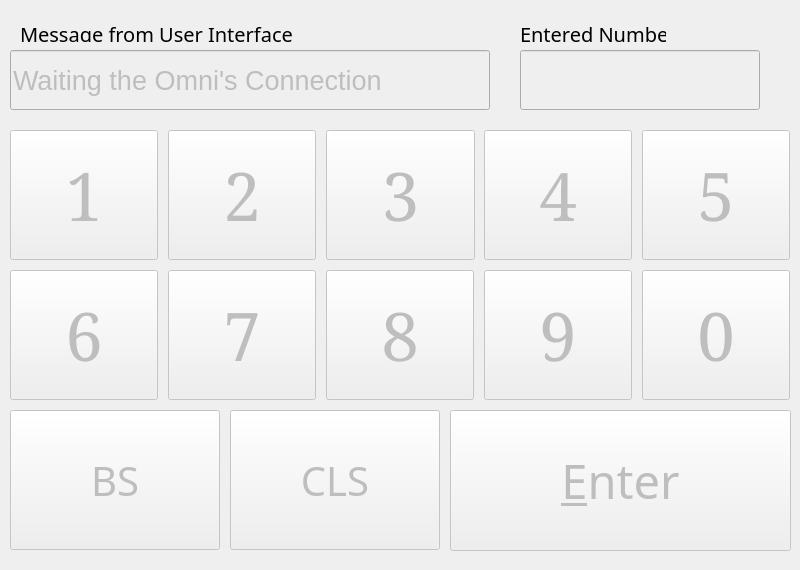
<ui version="4.0" >
 <author></author>
 <comment></comment>
 <exportmacro></exportmacro>
 <class>KeyPad</class>
 <widget class="QDialog" name="KeyPad" >
  <property name="geometry" >
   <rect>
    <x>0</x>
    <y>0</y>
    <width>800</width>
    <height>570</height>
   </rect>
  </property>
  <property name="windowTitle" >
   <string>Enter your pin!</string>
  </property>
  <widget class="QLabel" name="label_2" >
   <property name="geometry" >
    <rect>
     <x>520</x>
     <y>20</y>
     <width>146</width>
     <height>22</height>
    </rect>
   </property>
   <property name="font" >
    <font>
     <family>Sans Serif</family>
     <pointsize>15</pointsize>
     <weight>50</weight>
     <italic>false</italic>
     <bold>false</bold>
     <underline>false</underline>
     <strikeout>false</strikeout>
    </font>
   </property>
   <property name="text" >
    <string>&lt;html>&lt;head>&lt;meta name="qrichtext" content="1" />&lt;/head>&lt;body style=" white-space: pre-wrap; font-family:Sans Serif; font-weight:400; font-style:normal; text-decoration:none;">&lt;p style=" margin-top:0px; margin-bottom:0px; margin-left:0px; margin-right:0px; -qt-block-indent:0; text-indent:0px;">Entered Number&lt;/p>&lt;/body>&lt;/html></string>
   </property>
  </widget>
  <widget class="QLabel" name="label" >
   <property name="geometry" >
    <rect>
     <x>20</x>
     <y>20</y>
     <width>280</width>
     <height>22</height>
    </rect>
   </property>
   <property name="font" >
    <font>
     <family>Sans Serif</family>
     <pointsize>15</pointsize>
     <weight>50</weight>
     <italic>false</italic>
     <bold>false</bold>
     <underline>false</underline>
     <strikeout>false</strikeout>
    </font>
   </property>
   <property name="text" >
    <string>&lt;html>&lt;head>&lt;meta name="qrichtext" content="1" />&lt;/head>&lt;body style=" white-space: pre-wrap; font-family:Sans Serif; font-weight:400; font-style:normal; text-decoration:none;">&lt;p style=" margin-top:0px; margin-bottom:0px; margin-left:0px; margin-right:0px; -qt-block-indent:0; text-indent:0px;">Message from User Interface&lt;/p>&lt;/body>&lt;/html></string>
   </property>
  </widget>
  <widget class="QPushButton" name="pushButton_KP1" >
   <property name="enabled" >
    <bool>false</bool>
   </property>
   <property name="geometry" >
    <rect>
     <x>10</x>
     <y>130</y>
     <width>148</width>
     <height>130</height>
    </rect>
   </property>
   <property name="font" >
    <font>
     <family>Serif</family>
     <pointsize>50</pointsize>
     <weight>50</weight>
     <italic>false</italic>
     <bold>false</bold>
     <underline>false</underline>
     <strikeout>false</strikeout>
    </font>
   </property>
   <property name="text" >
    <string>1</string>
   </property>
  </widget>
  <widget class="QPushButton" name="pushButton_KP2" >
   <property name="enabled" >
    <bool>false</bool>
   </property>
   <property name="geometry" >
    <rect>
     <x>168</x>
     <y>130</y>
     <width>148</width>
     <height>130</height>
    </rect>
   </property>
   <property name="font" >
    <font>
     <family>Serif</family>
     <pointsize>50</pointsize>
     <weight>50</weight>
     <italic>false</italic>
     <bold>false</bold>
     <underline>false</underline>
     <strikeout>false</strikeout>
    </font>
   </property>
   <property name="text" >
    <string>2</string>
   </property>
  </widget>
  <widget class="QPushButton" name="pushButton_KP3" >
   <property name="enabled" >
    <bool>false</bool>
   </property>
   <property name="geometry" >
    <rect>
     <x>326</x>
     <y>130</y>
     <width>149</width>
     <height>130</height>
    </rect>
   </property>
   <property name="font" >
    <font>
     <family>Serif</family>
     <pointsize>50</pointsize>
     <weight>50</weight>
     <italic>false</italic>
     <bold>false</bold>
     <underline>false</underline>
     <strikeout>false</strikeout>
    </font>
   </property>
   <property name="text" >
    <string>3</string>
   </property>
  </widget>
  <widget class="QPushButton" name="pushButton_KP4" >
   <property name="enabled" >
    <bool>false</bool>
   </property>
   <property name="geometry" >
    <rect>
     <x>484</x>
     <y>130</y>
     <width>148</width>
     <height>130</height>
    </rect>
   </property>
   <property name="font" >
    <font>
     <family>Serif</family>
     <pointsize>50</pointsize>
     <weight>50</weight>
     <italic>false</italic>
     <bold>false</bold>
     <underline>false</underline>
     <strikeout>false</strikeout>
    </font>
   </property>
   <property name="text" >
    <string>4</string>
   </property>
  </widget>
  <widget class="QPushButton" name="pushButton_KP5" >
   <property name="enabled" >
    <bool>false</bool>
   </property>
   <property name="geometry" >
    <rect>
     <x>642</x>
     <y>130</y>
     <width>148</width>
     <height>130</height>
    </rect>
   </property>
   <property name="font" >
    <font>
     <family>Serif</family>
     <pointsize>50</pointsize>
     <weight>50</weight>
     <italic>false</italic>
     <bold>false</bold>
     <underline>false</underline>
     <strikeout>false</strikeout>
    </font>
   </property>
   <property name="text" >
    <string>5</string>
   </property>
  </widget>
  <widget class="QPushButton" name="pushButton_KP6" >
   <property name="enabled" >
    <bool>false</bool>
   </property>
   <property name="geometry" >
    <rect>
     <x>10</x>
     <y>270</y>
     <width>148</width>
     <height>130</height>
    </rect>
   </property>
   <property name="font" >
    <font>
     <family>Serif</family>
     <pointsize>50</pointsize>
     <weight>50</weight>
     <italic>false</italic>
     <bold>false</bold>
     <underline>false</underline>
     <strikeout>false</strikeout>
    </font>
   </property>
   <property name="text" >
    <string>6</string>
   </property>
  </widget>
  <widget class="QPushButton" name="pushButton_KP7" >
   <property name="enabled" >
    <bool>false</bool>
   </property>
   <property name="geometry" >
    <rect>
     <x>168</x>
     <y>270</y>
     <width>148</width>
     <height>130</height>
    </rect>
   </property>
   <property name="font" >
    <font>
     <family>Serif</family>
     <pointsize>50</pointsize>
     <weight>50</weight>
     <italic>false</italic>
     <bold>false</bold>
     <underline>false</underline>
     <strikeout>false</strikeout>
    </font>
   </property>
   <property name="text" >
    <string>7</string>
   </property>
  </widget>
  <widget class="QPushButton" name="pushButton_KP8" >
   <property name="enabled" >
    <bool>false</bool>
   </property>
   <property name="geometry" >
    <rect>
     <x>326</x>
     <y>270</y>
     <width>148</width>
     <height>130</height>
    </rect>
   </property>
   <property name="font" >
    <font>
     <family>Serif</family>
     <pointsize>50</pointsize>
     <weight>50</weight>
     <italic>false</italic>
     <bold>false</bold>
     <underline>false</underline>
     <strikeout>false</strikeout>
    </font>
   </property>
   <property name="text" >
    <string>8</string>
   </property>
  </widget>
  <widget class="QPushButton" name="pushButton_KP9" >
   <property name="enabled" >
    <bool>false</bool>
   </property>
   <property name="geometry" >
    <rect>
     <x>484</x>
     <y>270</y>
     <width>148</width>
     <height>130</height>
    </rect>
   </property>
   <property name="font" >
    <font>
     <family>Serif</family>
     <pointsize>50</pointsize>
     <weight>50</weight>
     <italic>false</italic>
     <bold>false</bold>
     <underline>false</underline>
     <strikeout>false</strikeout>
    </font>
   </property>
   <property name="text" >
    <string>9</string>
   </property>
  </widget>
  <widget class="QPushButton" name="pushButton_KP0" >
   <property name="enabled" >
    <bool>false</bool>
   </property>
   <property name="geometry" >
    <rect>
     <x>642</x>
     <y>270</y>
     <width>148</width>
     <height>130</height>
    </rect>
   </property>
   <property name="font" >
    <font>
     <family>Serif</family>
     <pointsize>50</pointsize>
     <weight>50</weight>
     <italic>false</italic>
     <bold>false</bold>
     <underline>false</underline>
     <strikeout>false</strikeout>
    </font>
   </property>
   <property name="text" >
    <string>0</string>
   </property>
  </widget>
  <widget class="QPushButton" name="pushButton_KP_BS" >
   <property name="enabled" >
    <bool>false</bool>
   </property>
   <property name="geometry" >
    <rect>
     <x>10</x>
     <y>410</y>
     <width>210</width>
     <height>140</height>
    </rect>
   </property>
   <property name="font" >
    <font>
     <family>Sans Serif</family>
     <pointsize>30</pointsize>
     <weight>50</weight>
     <italic>false</italic>
     <bold>false</bold>
     <underline>false</underline>
     <strikeout>false</strikeout>
    </font>
   </property>
   <property name="text" >
    <string>BS</string>
   </property>
  </widget>
  <widget class="QPushButton" name="pushButton_KP_CLS" >
   <property name="enabled" >
    <bool>false</bool>
   </property>
   <property name="geometry" >
    <rect>
     <x>230</x>
     <y>410</y>
     <width>210</width>
     <height>140</height>
    </rect>
   </property>
   <property name="font" >
    <font>
     <family>Sans Serif</family>
     <pointsize>30</pointsize>
     <weight>50</weight>
     <italic>false</italic>
     <bold>false</bold>
     <underline>false</underline>
     <strikeout>false</strikeout>
    </font>
   </property>
   <property name="text" >
    <string>CLS</string>
   </property>
  </widget>
  <widget class="QPushButton" name="ButtonOk" >
   <property name="enabled" >
    <bool>false</bool>
   </property>
   <property name="geometry" >
    <rect>
     <x>450</x>
     <y>410</y>
     <width>341</width>
     <height>141</height>
    </rect>
   </property>
   <property name="font" >
    <font>
     <family>Sans Serif</family>
     <pointsize>35</pointsize>
     <weight>50</weight>
     <italic>false</italic>
     <bold>false</bold>
     <underline>false</underline>
     <strikeout>false</strikeout>
    </font>
   </property>
   <property name="text" >
    <string>&amp;Enter</string>
   </property>
  </widget>
  <widget class="QLineEdit" name="lineEdit_MSG" >
   <property name="enabled" >
    <bool>false</bool>
   </property>
   <property name="geometry" >
    <rect>
     <x>10</x>
     <y>50</y>
     <width>480</width>
     <height>60</height>
    </rect>
   </property>
   <property name="font" >
    <font>
     <family>Arial</family>
     <pointsize>20</pointsize>
     <weight>50</weight>
     <italic>false</italic>
     <bold>false</bold>
     <underline>false</underline>
     <strikeout>false</strikeout>
    </font>
   </property>
   <property name="text" >
    <string>Waiting the Omni's Connection</string>
   </property>
  </widget>
  <widget class="QLineEdit" name="lineEdit_PIN" >
   <property name="enabled" >
    <bool>false</bool>
   </property>
   <property name="geometry" >
    <rect>
     <x>520</x>
     <y>50</y>
     <width>240</width>
     <height>60</height>
    </rect>
   </property>
   <property name="font" >
    <font>
     <family>Arial Black</family>
     <pointsize>30</pointsize>
     <weight>50</weight>
     <italic>false</italic>
     <bold>false</bold>
     <underline>false</underline>
     <strikeout>false</strikeout>
    </font>
   </property>
   <property name="layoutDirection" >
    <enum>Qt::LeftToRight</enum>
   </property>
   <property name="text" >
    <string/>
   </property>
   <property name="alignment" >
    <set>Qt::AlignHCenter</set>
   </property>
  </widget>
 </widget>
 <pixmapfunction></pixmapfunction>
 <resources/>
 <connections/>
</ui>
